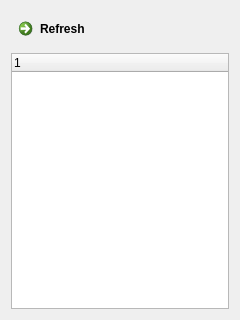
<?xml version="1.0" encoding="UTF-8"?>
<ui version="4.0">
 <class>AnnotationsWidget</class>
 <widget class="QWidget" name="AnnotationsWidget">
  <property name="geometry">
   <rect>
    <x>0</x>
    <y>0</y>
    <width>240</width>
    <height>320</height>
   </rect>
  </property>
  <property name="windowTitle">
   <string>Form</string>
  </property>
  <layout class="QVBoxLayout" name="verticalLayout">
   <item>
    <widget class="QCommandLinkButton" name="refreshButton">
     <property name="text">
      <string>Refresh</string>
     </property>
    </widget>
   </item>
   <item>
    <widget class="QTreeWidget" name="treeWidget">
     <property name="mouseTracking">
      <bool>true</bool>
     </property>
     <property name="alternatingRowColors">
      <bool>true</bool>
     </property>
     <column>
      <property name="text">
       <string notr="true">1</string>
      </property>
     </column>
    </widget>
   </item>
  </layout>
 </widget>
 <resources/>
 <connections/>
</ui>
